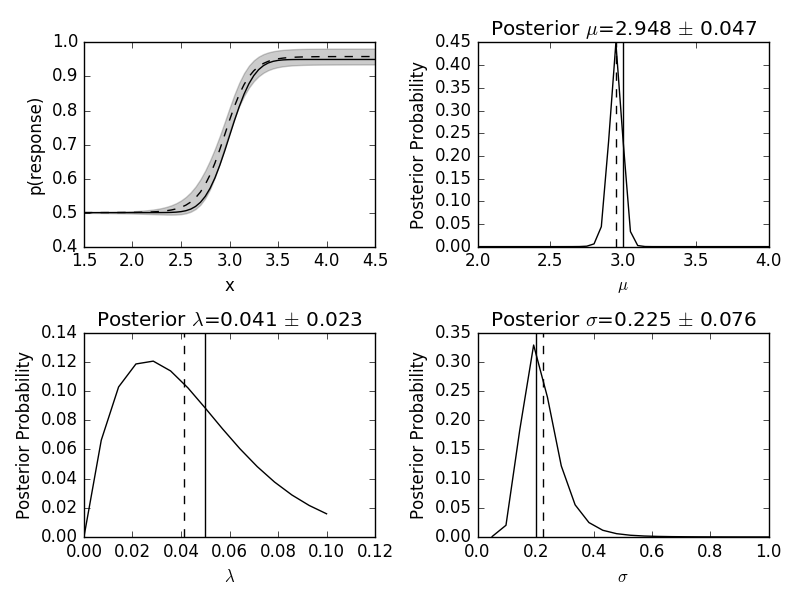

Recreate this plot in Python.
import numpy as np
import PsiMarginal

ntrials = 300  # number of trials
mu = np.linspace(2, 4, 41)  # threshold/bias grid
sigma = np.linspace(0.05, 1, 21)  # slope grid
x = np.linspace(1.5, 4.5, 61)  # possible stimuli to use
lapse = np.linspace(0, 0.1, 15)  # lapse grid
guessRate = 0.5  # fixed guess rate

# parameters used to simulate observer
muGen = 3
sigmaGen = 0.2
lapseGen = 0.05

thresholdPrior = ('normal', 3, 2)  # truncated normal distribution as prior
slopePrior = ('gamma', 2, 0.3)  # truncated gamma distribution as prior
lapsePrior = ('beta', 2, 20)  # truncated beta distribution as prior

# initialize algorithm
psi = PsiMarginal.Psi(x, Pfunction='cGauss', nTrials=ntrials, threshold=mu, thresholdPrior=thresholdPrior,
                      slope=sigma, slopePrior=slopePrior, guessRate=guessRate, guessPrior=('uniform', None),
                      lapseRate=lapse, lapsePrior=lapsePrior, marginalize=True)

# parameters to generate first response
generativeParams = np.array(([muGen, sigmaGen, guessRate, lapseGen, psi.xCurrent])).T
# [1,4] appose to [0,4] is required for likelihood function, so add an additional dim.
generativeParams = np.expand_dims(generativeParams, 0)

print 'Simulating an observer with mu=%.2f, sigma=%.2f and lapse=%.2f.' % (muGen, sigmaGen, lapseGen)
for i in range(0, ntrials):  # run for length of trials
    r = PsiMarginal.GenerateData(generativeParams, psyfun='cGauss')  # generate simulated response
    psi.addData(r)  # update Psi with response
    print 'Trial %d of %d' % (i, ntrials)
    while psi.xCurrent == None:  # wait until next stimuli is calculated
        pass

    generativeParams[0, 4] = psi.xCurrent  # set new stimuli to present
print 'Estimated parameters of this observer are mu=%.2f, sigma=%.2f and lapse=%.2f.' % (psi.eThreshold,
                                                                                         psi.eSlope,
                                                                                         psi.eLapse)
psi.plot(muRef=muGen, sigmaRef=sigmaGen, lapseRef=lapseGen, guessRef=guessRate)
